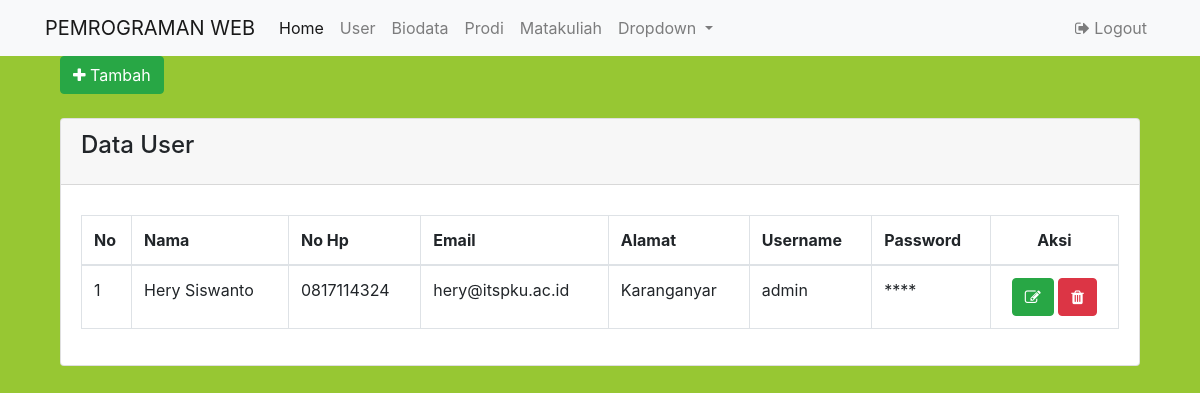
Screenshot of /index.php?page=data_user (signed in) with the database file from the repository.
### tables this page shows
CREATE TABLE `tbl_user` (
  `id_login` int(11) NOT NULL,
  `username` varchar(255) NOT NULL,
  `password` varchar(255) NOT NULL,
  `nama_pengguna` varchar(255) NOT NULL,
  `telepon` varchar(15) NOT NULL,
  `email` varchar(255) NOT NULL,
  `alamat` text NOT NULL
);

### proses/panggil.php (called while the page is built, shortened)
<?php
    include 'prosescrud.php';
    $db = new Koneksi();
    $koneksi =  $db->DBConnect();
    $proses = new prosesCrud($koneksi);
if($_SESSION){  $id = $_SESSION['ADMIN']['id_login'];
    $sesi = $proses->tampil_data_id('tbl_user','id_login',$id);
}
?>

### proses/prosescrud.php (called while the page is built, shortened)
<?php
class prosesCrud {
    protected $db;
    function __construct($db){
        $this->db = $db;
    }
    function tampil_data($tabel)
    {
        $row = $this->db->prepare("SELECT * FROM $tabel");
        $row->execute();
        return $hasil = $row->fetchAll();
    }
    function tampil_data_id($tabel,$where,$id)
    {
        $row = $this->db->prepare("SELECT * FROM $tabel WHERE $where = ?");
        $row->execute(array($id));
        return $hasil = $row->fetch();
    }
}

### pages/user/data_user.php (the view)
<div class="col-lg-12">
    <a href="index.php?page=tambah_user" class="btn btn-success btn-md"><span class="fa fa-plus"></span> Tambah</a>
    <br/><br/>
    <div class="card">
        <div class="card-header">
            <h4 class="card-title">Data User</h4>
        </div>
        <div class="card-body">
            <table class="table table-hover table-bordered" id="mytable" style="margin-top: 10px">
                <thead>
                <tr>
                    <th width="50px">No</th>
                    <th>Nama</th>
                    <th>No Hp</th>
                    <th>Email</th>
                    <th>Alamat</th>
                    <th>Username</th>
                    <th>Password</th>
                    <th style="text-align: center;">Aksi</th>
                </tr>
                </thead>
                <tbody>
                <?php
                $no=1;
                $hasil = $proses->tampil_data('tbl_user');
                foreach($hasil as $isi){
                    ?>
                    <tr>
                        <td><?php echo $no; ?></td>
                        <td><?php echo $isi['nama_pengguna']?></td>
                        <td><?php echo $isi['telepon'];?></td>
                        <td><?php echo $isi['email'];?></td>
                        <td><?php echo $isi['alamat'];?></td>
                        <td><?php echo $isi['username'];?></td>
                        <td>****</td>
                        <td style="text-align: center;">
                            <a href="index.php?page=ubah_user&id=<?php echo $isi['id_login'];?>" class="btn btn-success btn-md">
                                <span class="fa fa-edit"></span></a>
                            <a onclick="return confirm('Apakah yakin data akan di hapus?')" href="proses/crud.php?aksi=hapus&hapusid=<?php echo $isi['id_login'];?>"
                               class="btn btn-danger btn-md"><span class="fa fa-trash"></span></a>
                        </td>
                    </tr>
                    <?php
                    $no++;
                }
                ?>
                </tbody>
            </table>
        </div>
    </div>

### themes/style.css (style rules this page uses)
body { background-color: #97c733; }

### rows the page displays
tbl_user: nama_pengguna "Hery Siswanto", telepon "0817114324", email "hery@itspku.ac.id", alamat "Karanganyar", username "admin"
